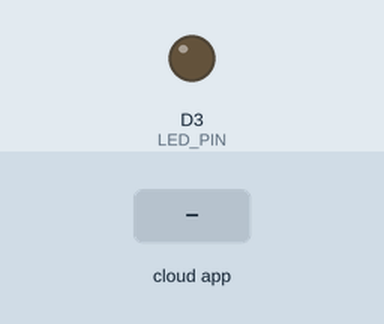
This sketch was run on a simulated ESP8266 (NodeMCU). Parts: output pins drawn as LEDs (lit = HIGH). Inputs (shaded band) come from the test bench. WiFi joins after 1.5 s; servers stay silent unless stated; no MQTT or app messages arrive unless stated; what the sketch prints to the serial monitor is not drawn.

Above: at 2.7 s.
2.8 s: the phone or cloud app sets lamp to ON
At 3.3 s:
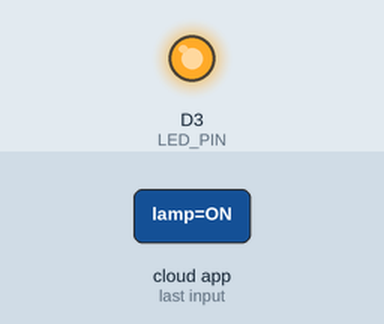
4.3 s: the phone or cloud app sets lamp to OFF
At 4.7 s:
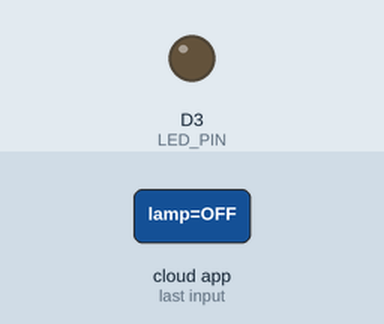
Timing chart, 0 to 7.3 s (numbered marks = the images above; inputs shaded):
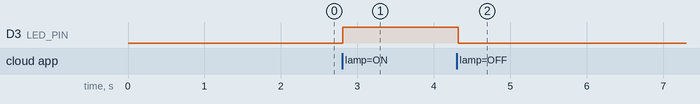

Measured:
- after the input at 2.8 s, D3 (LED_PIN): LOW → HIGH at once
- after the input at 4.3 s, D3 (LED_PIN): HIGH → LOW at once

The sketch:

lampu_led_adafruit.ino
```cpp
#include <ESP8266WiFi.h>
#include <Adafruit_MQTT.h>
#include <Adafruit_MQTT_Client.h>

// WiFi credentials
#define WIFI_SSID "POCO F4"
#define WIFI_PASS "akutidaksuka"

// Adafruit IO credentials
#define AIO_SERVER      "io.adafruit.com"
#define AIO_SERVERPORT  1883
#define AIO_USERNAME    "AkhnafRyan"
#define AIO_KEY         "aio_pEMl91zuhpKtCkgUbZLL88qX39Sv"

// Define the D3 LED pin (GPIO0 on ESP8266)
#define LED_PIN D3

// Setup the MQTT client class by passing in the WiFi client and MQTT server and login details
WiFiClient client;
Adafruit_MQTT_Client mqtt(&client, AIO_SERVER, AIO_SERVERPORT, AIO_USERNAME, AIO_KEY);

// Setup the feed you're subscribing to - this will receive commands from IFTTT/Telegram
Adafruit_MQTT_Subscribe ledControl = Adafruit_MQTT_Subscribe(&mqtt, AIO_USERNAME "/feeds/lamp");

// Setup a feed for publishing LED status back to Adafruit IO
Adafruit_MQTT_Publish ledStatus = Adafruit_MQTT_Publish(&mqtt, AIO_USERNAME "/feeds/lamp");

void setup() {
  // Set up serial monitor
  Serial.begin(115200);
  delay(10);

  // Initialize the LED pin as an output
  pinMode(LED_PIN, OUTPUT);
  digitalWrite(LED_PIN, LOW); // Start with LED off

  // Connect to WiFi
  Serial.println();
  Serial.println();
  Serial.print("Connecting to ");
  Serial.println(WIFI_SSID);

  WiFi.begin(WIFI_SSID, WIFI_PASS);

  while (WiFi.status() != WL_CONNECTED) {
    delay(500);
    Serial.print(".");
  }

  Serial.println();
  Serial.println("WiFi connected");
  Serial.println("IP address: ");
  Serial.println(WiFi.localIP());

  // Setup MQTT subscription for the LED control feed
  mqtt.subscribe(&ledControl);

  // Publish initial LED status
  if (mqtt.connected()) {
    ledStatus.publish("OFF");
  }
}

// Function to connect and reconnect to MQTT as needed
void MQTT_connect() {
  int8_t ret;

  // Stop if already connected
  if (mqtt.connected()) {
    return;
  }

  Serial.print("Connecting to MQTT... ");

  uint8_t retries = 3;
  while ((ret = mqtt.connect()) != 0) { // connect will return 0 for connected
    Serial.println(mqtt.connectErrorString(ret));
    Serial.println("Retrying MQTT connection in 5 seconds...");
    mqtt.disconnect();
    delay(5000);  // wait 5 seconds
    if (--retries == 0) {
      // basically wait forever until reconnection
      while (1);
    }
  }
  Serial.println("MQTT Connected!");
}

void loop() {
  // Ensure MQTT connection is alive
  MQTT_connect();

  // Read any incoming MQTT subscriptions
  Adafruit_MQTT_Subscribe *subscription;
  while ((subscription = mqtt.readSubscription(5000))) {
    if (subscription == &ledControl) {
      // Convert payload to string
      char *receivedCommand = (char *)ledControl.lastread;
      String command = String(receivedCommand);
      Serial.print("Received: ");
      Serial.println(command);

      // Process the command
      if (command.equalsIgnoreCase("ON")) {
        digitalWrite(LED_PIN, HIGH);
        ledStatus.publish("ON");
        Serial.println("LED turned ON");
      }
      else if (command.equalsIgnoreCase("OFF")) {
        digitalWrite(LED_PIN, LOW);
        ledStatus.publish("OFF");
        Serial.println("LED turned OFF");
      }
      else if (command.equalsIgnoreCase("STATUS")) {
        // Report current LED status
        if (digitalRead(LED_PIN) == HIGH) {
          ledStatus.publish("ON");
          Serial.println("Status: LED is ON");
        } else {
          ledStatus.publish("OFF");
          Serial.println("Status: LED is OFF");
        }
      }
    }
  }

  // Ping MQTT broker to keep connection alive
  if (!mqtt.ping()) {
    mqtt.disconnect();
  }
}
```
